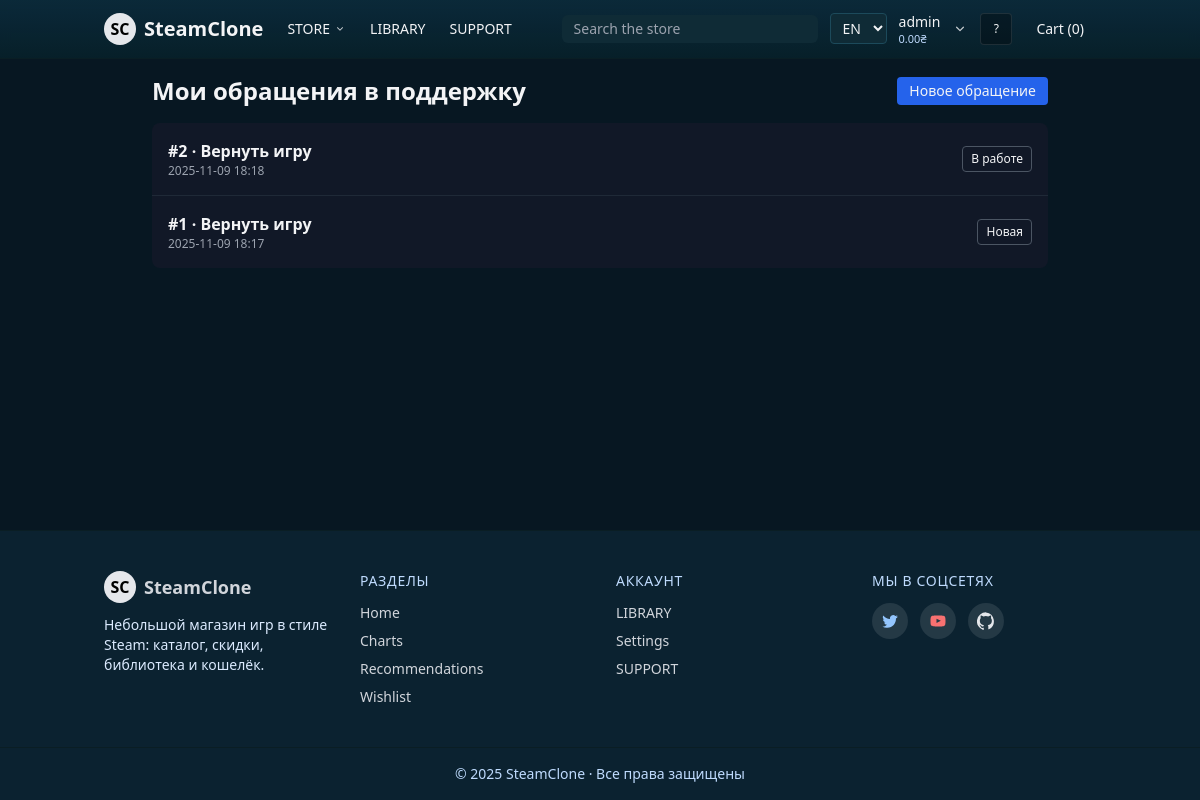
The page /support/tickets/ (signed in) on the database its author committed.
### store/models.py (models this page shows, shortened)
class UserProfile(models.Model):
    LANG_CHOICES = [
        ('en', 'English'),
        ('uk', 'Українська'),
        ('ru', 'Русский'),
    ]
    user = models.OneToOneField(settings.AUTH_USER_MODEL, on_delete=models.CASCADE, related_name='profile')
    preferred_language = models.CharField(max_length=5, choices=LANG_CHOICES, default='en')
    preferred_currency = models.CharField(max_length=5, choices=Game.CURRENCY_CHOICES, default='USD')
    PRIVACY_CHOICES = [
        ('public', 'Публичный'),
        ('friends', 'Только друзья'),
        ('private', 'Только владелец'),
    ]
    privacy = models.CharField(max_length=10, choices=PRIVACY_CHOICES, default='public')
    COMMENT_PRIVACY_CHOICES = [
        ('public', 'Комментировать могут все'),
        ('friends', 'Только друзья'),
        ('nobody', 'Никто, кроме меня'),
    ]
    FRIEND_REQUEST_PRIVACY_CHOICES = [
        ('public', 'Все могут отправлять заявки'),
        ('friends', 'Только друзья друзей (упрощённо — как все)'),
        ('nobody', 'Никто'),
    ]
    comment_privacy = models.CharField(max_length=10, choices=COMMENT_PRIVACY_CHOICES, default='public')
    friend_request_privacy = models.CharField(max_length=10, choices=FRIEND_REQUEST_PRIVACY_CHOICES, default='public')
    wishlist = models.ManyToManyField(Game, blank=True, related_name='wishlisted_by')
    total_spent = models.DecimalField(max_digits=10, decimal_places=2, default=Decimal('0.00'))
    balance = models.DecimalField(max_digits=12, decimal_places=2, default=Decimal('0.00'))
    steam_id = models.CharField(max_length=32, blank=True, help_text="SteamID64, если пользователь вошёл через Steam")
    steam_persona = models.CharField(max_length=200, blank=True)
    steam_avatar = models.URLField(blank=True)
    avatar = models.ImageField(upload_to='profiles/avatars/', null=True, blank=True)
    bio = models.TextField(blank=True, help_text="Краткое описание / 'О себе'")
    last_username_change = models.DateTimeField(null=True, blank=True, help_text="Timestamp последней успешной смены имени пользователя")
    theme_color = models.CharField(max_length=20, blank=True, help_text="Цвет акцента профиля (#1b6b80 по умолчанию если пусто)")
    bg_appid = models.IntegerField(null=True, blank=True, help_text="AppID игры для фонового баннера профиля (используется header.jpg)")
    profile_bg = models.ImageField(upload_to='profiles/backgrounds/', null=True, blank=True)
    last_seen = models.DateTimeField(null=True, blank=True)
    notify_profile_comment = models.BooleanField(default=True, help_text="Внутренние уведомления о новых комментариях на моём профиле")
    notify_friend_request = models.BooleanField(default=True, help_text="Уведомления о входящих заявках в друзья")
    notify_friend_accept = models.BooleanField(default=True, help_text="Уведомления, когда мою заявку принимают")
    email_profile_comment = models.BooleanField(default=True, help_text="Присылать email о комментариях (если указан email)")
    email_friend_events = models.BooleanField(default=False, help_text="Email о запросах/подтверждениях дружбы")
    notify_price_drop = models.BooleanField(default=True, help_text="Уведомлять о снижении цены игр из списка желаемого")
    email_price_drop = models.BooleanField(default=False, help_text="Присылать email о снижении цены (если указан email)")
    friend_code = models.CharField(max_length=16, unique=True, blank=True, null=True, help_text="Публичный код для добавления в друзья (вводится на странице 'Мои друзья')")
    def save(self, *args, **kwargs):
        super().save(*args, **kwargs)
        if not self.friend_code:
            try:
                self.ensure_friend_code()
            except Exception:
                pass

class SupportTicket(models.Model):
    STATUS_CHOICES = [
        ('new', 'Новая'),
        ('in_progress', 'В работе'),
        ('closed', 'Закрыта'),
    ]
    CATEGORY_CHOICES = [
        ('purchase', 'Проблема с покупкой/оплатой'),
        ('tech', 'Техническая проблема (загрузка, ошибки)'),
        ('account', 'Вопрос по аккаунту/профилю'),
        ('feedback', 'Обратная связь/предложение'),
        ('other', 'Другое'),
    ]
    user = models.ForeignKey(settings.AUTH_USER_MODEL, on_delete=models.SET_NULL, null=True, blank=True, related_name='support_tickets')
    email = models.EmailField(blank=True)
    category = models.CharField(max_length=30, choices=CATEGORY_CHOICES, default='tech')
    category_other = models.CharField(max_length=200, blank=True, help_text="Если выбрано 'Другое' — уточните тему")
    subject = models.CharField(max_length=200)
    message = models.TextField()
    status = models.CharField(max_length=20, choices=STATUS_CHOICES, default='new')
    created_at = models.DateTimeField(auto_now_add=True)
    updated_at = models.DateTimeField(auto_now=True)
    class Meta:
        ordering = ['-created_at']

### store/views.py (the view)
# urls.py: path('support/tickets/', SupportTicketListView.as_view(), name='support_tickets'),
class SupportTicketListView(LoginRequiredMixin, View):
    template_name = 'store/support_tickets.html'
    def get(self, request):
        admin_username = getattr(settings, 'SUPPORT_ADMIN_USERNAME', 'admin')
        if request.user.username == admin_username:
            qs = SupportTicket.objects.all().order_by('-updated_at')
        else:
            qs = SupportTicket.objects.filter(user=request.user).order_by('-updated_at')
        return render(request, self.template_name, {"tickets": qs, "is_admin_view": request.user.username == admin_username})

### templates/store/support_tickets.html
{% extends 'base.html' %}
{% load i18n %}
{% block content %}
<div class="max-w-4xl mx-auto">
  <div class="flex items-center justify-between mb-4">
    <h1 class="text-2xl font-bold">{% trans 'Мои обращения в поддержку' %}</h1>
    <a href="{% url 'store:support' %}" class="text-sm px-3 py-1 rounded bg-blue-600">{% trans 'Новое обращение' %}</a>
  </div>
  <div class="bg-gray-900 rounded-lg divide-y divide-gray-800">
    {% for t in tickets %}
      <a href="{% url 'store:support_ticket' t.id %}" class="block p-4 hover:bg-gray-800">
        <div class="flex items-center justify-between">
          <div>
            <div class="font-semibold">#{{ t.id }} · {{ t.subject }}</div>
            <div class="text-xs text-gray-400">{{ t.created_at|date:'Y-m-d H:i' }}</div>
          </div>
          <span class="text-xs px-2 py-1 rounded border border-gray-600">{{ t.get_status_display }}</span>
        </div>
      </a>
    {% empty %}
      <div class="p-6 text-gray-400">Пока нет обращений.</div>
    {% endfor %}
  </div>
</div>
{% endblock %}

### templates/base.html (shortened to what this page needs)
{% load static i18n %}
<!doctype html>
<html lang="{{ request.LANGUAGE_CODE|default:'en' }}">
<head>
    <script src="https://cdn.tailwindcss.com"></script>
</head>
<body class="bg-[#071722] text-gray-100 font-sans min-h-screen flex flex-col">
    <header class="steam-header sticky top-0 z-50 text-gray-100 border-b border-[#0a1e24] transition-shadow">
        <div class="container mx-auto flex items-center justify-between px-4 py-3">
            <div class="flex items-center gap-6">
                <a href="{% url 'store:home' %}" class="flex items-center gap-2">
                    <div class="w-8 h-8 bg-gray-200 rounded-full flex items-center justify-center text-black font-bold">
                        SC</div>
                    <span class="text-xl font-semibold">SteamClone</span>
                </a>
                <nav class="hidden lg:flex items-center gap-6 text-sm">
                    <div class="relative" id="main-menu-wrap">
                        <a id="main-menu-trigger" href="{% url 'store:home' %}"
                           class="hover:underline flex items-center gap-1 select-none"
                           aria-haspopup="true" aria-expanded="false">
                            {% trans 'МАГАЗИН' %}
                            <svg class="w-3 h-3 opacity-80" viewBox="0 0 20 20" fill="currentColor" aria-hidden="true"><path d="M5.23 7.21a.75.75 0 011.06.02L10 10.94l3.71-3.71a.75.75 0 111.06 1.06l-4.24 4.24a.75.75 0 01-1.06 0L5.21 8.29a.75.75 0 01.02-1.08z"/></svg>
                        </a>
                    </div>
                    {% if user.is_authenticated %}
                    <a href="{% url 'store:library' %}" class="hover:underline">{% trans 'БИБЛИОТЕКА' %}</a>
                    {% endif %}
                    <a href="{% url 'store:support' %}" class="hover:underline">{% trans 'ПОДДЕРЖКА' %}</a>
                </nav>
            </div>
            <div class="flex items-center gap-3">
                <div class="hidden md:block relative" id="site-search-wrap">
                    <form action="{% url 'store:game_list' %}" method="get">
                        <input name="q" id="site-search-input" placeholder="{% trans 'Поиск по магазину' %}" autocomplete="off"
                            class="rounded-md px-3 py-1 bg-[#0f2b36] placeholder-gray-400 text-sm w-64 focus:outline-none focus:ring-2 focus:ring-white/30" />
                    </form>
                </div>
                {% if user.is_authenticated %}
                                <div class="relative" id="lang-switch-wrap">
                                    <select id="lang-switch" class="text-sm bg-[#0f2b36] rounded px-2 py-1 border border-[#1c4a5b]">
                                        {% get_current_language as CURRENT_LANG %}
                                        {% get_available_languages as LANGS %}
                                        {% for code,name in LANGS %}
                                            <option value="{{ code }}" {% if code == CURRENT_LANG %}selected{% endif %}>{{ code|upper }}</option>
                                        {% endfor %}
                                    </select>
                                </div>
                <div class="relative flex items-center gap-2" id="account-menu-wrap">
                    <a href="{% url 'store:profile' user.username %}" class="leading-tight group select-none">
                        <div class="text-sm font-medium group-hover:underline">{{ user.username }}</div>
                        <div class="text-[11px] text-blue-200" title="{% trans 'Баланс кошелька' %}">
                            {% with cur=user.profile.preferred_currency bal=user.profile.balance %}
                                {{ bal|floatformat:2 }}{% if cur == 'UAH' %}₴{% else %} {{ cur }}{% endif %}
                            {% endwith %}
                        </div>
                    </a>
                    <button id="account-menu-trigger" type="button" class="p-1 rounded hover:bg-[#0e3b4a]" aria-haspopup="true" aria-expanded="false" title="{% trans 'Меню аккаунта' %}">
                        <svg class="w-4 h-4 opacity-80" viewBox="0 0 20 20" fill="currentColor" aria-hidden="true"><path d="M5.23 7.21a.75.75 0 011.06.02L10 10.94l3.71-3.71a.75.75 0 111.06 1.06l-4.24 4.24a.75.75 0 01-1.06 0L5.21 8.29a.75.75 0 01.02-1.08z"/></svg>
                    </button>
                    <a href="{% url 'store:profile' user.username %}" class="block" title="{% trans 'Профиль' %}">
                        {% if user.profile.avatar %}
                        <img src="{{ user.profile.avatar.url }}" alt="avatar" class="w-8 h-8 rounded border border-white/20 object-cover" width="32" height="32" loading="lazy">
                        {% elif user.profile.steam_avatar %}
                        <img src="{{ user.profile.steam_avatar }}" alt="avatar" class="w-8 h-8 rounded border border-white/20 object-cover" width="32" height="32" loading="lazy">
                        {% else %}
                        <div class="w-8 h-8 rounded bg-black/30 border border-white/10 flex items-center justify-center text-xs">?</div>
                        {% endif %}
                    </a>
                </div>
                {% endif %}
                <a href="{% url 'store:cart' %}" class="text-sm px-3 py-1 hover:bg-[#0e3b4a] rounded">{% trans 'Корзина' %}{% if user.is_authenticated %} (<span id="cart-count">{{ user.cart_items.count }}</span>){% endif %}</a>
            </div>
        </div>
    </header>
    <main class="container mx-auto p-4 flex-1">
        {% block content %}{% endblock %}
    </main>
    <footer class="mt-10 bg-[#0b2230] border-t border-[#0a1e24] text-gray-300">
        <div class="container mx-auto px-4 py-10 grid grid-cols-1 sm:grid-cols-2 lg:grid-cols-4 gap-8">
            <div>
                <div class="flex items-center gap-2 mb-3">
                    <div class="w-8 h-8 bg-gray-200 rounded-full flex items-center justify-center text-black font-bold">SC</div>
                    <span class="text-lg font-semibold">SteamClone</span>
                </div>
                <p class="text-sm text-blue-100">{% trans 'Небольшой магазин игр в стиле Steam: каталог, скидки, библиотека и кошелёк.' %}</p>
            </div>
            <div>
                <h3 class="text-sm uppercase tracking-wider text-blue-200 mb-3">{% trans 'Разделы' %}</h3>
                <ul class="space-y-2 text-sm">
                    <li><a class="hover:text-white" href="{% url 'store:home' %}">{% trans 'Главная' %}</a></li>
                    <li><a class="hover:text-white" href="{% url 'store:charts' %}">{% trans 'Чарты' %}</a></li>
                    <li><a class="hover:text-white" href="{% url 'store:recommendations' %}">{% trans 'Рекомендации' %}</a></li>
                    <li><a class="hover:text-white" href="{% url 'store:wishlist' %}">{% trans 'Список желаемого' %}</a></li>
                </ul>
            </div>
            <div>
                <h3 class="text-sm uppercase tracking-wider text-blue-200 mb-3">{% trans 'Аккаунт' %}</h3>
                <ul class="space-y-2 text-sm">
                    {% if user.is_authenticated %}
                        <li><a class="hover:text-white" href="{% url 'store:library' %}">{% trans 'БИБЛИОТЕКА' %}</a></li>
                        <li><a class="hover:text-white" href="{% url 'store:settings_default' %}">{% trans 'Настройки' %}</a></li>
                        <li><a class="hover:text-white" href="{% url 'store:support' %}">{% trans 'ПОДДЕРЖКА' %}</a></li>
                    {% else %}
                        <li><a class="hover:text-white" href="{% url 'login' %}">{% trans 'Войти' %}</a></li>
                        <li><a class="hover:text-white" href="{% url 'store:support' %}">{% trans 'ПОДДЕРЖКА' %}</a></li>
                    {% endif %}
                </ul>
            </div>
            <div>
                <h3 class="text-sm uppercase tracking-wider text-blue-200 mb-3">{% trans 'Мы в соцсетях' %}</h3>
                <div class="flex items-center gap-3">
                    <a href="#" class="w-9 h-9 rounded-full bg-white/10 hover:bg-white/20 flex items-center justify-center" aria-label="Twitter" title="Twitter">
                    </a>
                    <a href="#" class="w-9 h-9 rounded-full bg-white/10 hover:bg-white/20 flex items-center justify-center" aria-label="YouTube" title="YouTube">
                    </a>
                    <a href="#" class="w-9 h-9 rounded-full bg-white/10 hover:bg-white/20 flex items-center justify-center" aria-label="GitHub" title="GitHub">
                    </a>
                </div>
            </div>
        </div>
        <div class="border-t border-[#0a1e24] text-center text-sm text-blue-200 py-4">
            &copy; {% now "Y" %} SteamClone · {% trans 'Все права защищены' %}
        </div>
    </footer>
</body>
</html>

### templates/base.html (style rules this page uses)
.steam-header { background: linear-gradient(180deg, rgba(11,42,58,0.98) 0%, rgba(7,32,42,0.95) 100%); backdrop-filter: saturate(120%) blur(6px); }

### rows shown on the page
UserProfile: balance "0.00"
SupportTicket: id "2", subject "Вернуть игру", created_at "2025-11-09 18:18", status "В работе"
SupportTicket: id "1", subject "Вернуть игру", created_at "2025-11-09 18:17", status "Новая"

### other values the page prints
{{ user.username }} "admin"
{{ user.cart_items.count }} "0"
form field value "EN"
